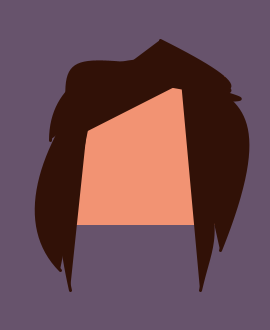
Frame 1 (no input)
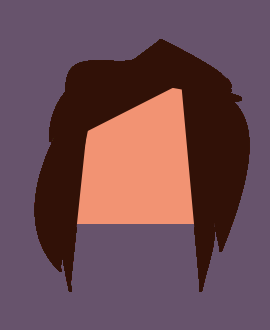
Frame 60 (the mouse pressed at the canvas centre just before this capture)
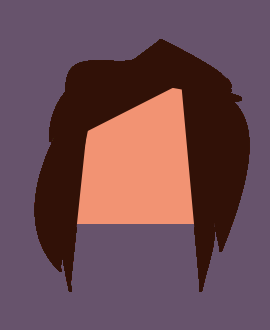
Frame 120 (the mouse held since frame 60 and released just before this capture)

The Processing sketch that drew these frames (run headless with seeded random() and noise(); from frame 60 on, the mouse is pressed at the canvas centre):

// Processing sketch: processing_7670
// ── processing_7670.pde

/* 
 Pre-Mature Greying 
 by Sarah Stern
 
 I had purple hair before I came to Bard. 
 This is why I dyed it back before I arrived.
 Click d, f, g, h in succession to watch what happens when it begins to fade.
 */


void setup()
{
  size(270, 330);
  smooth(); 
  //background(188, 206, 73);
  background(103, 83, 108);
}

void draw()
{
  {
    //rectangle face
    fill(242, 147, 115); 
    stroke(103, 83, 108);
    rect(75, 75, 150, 150); 
  }
  //bezier hair
  smooth();
  fill(49, 17, 7);
  stroke(49, 17, 7);
  strokeWeight(3);
  {
    //top hair
    bezier (208, 70, 60, 60, 60, 40, 70, 140); 
    //left side hair
    bezier (100, 70, 35, 150, 15, 225, 60, 270);
    //inner left side hair
    bezier (90, 100, 60, 170, 50, 200, 70, 290);
    //inner right side hair
    bezier (180, 70, 225, 250, 215, 225, 200, 290);
    //right side hair 
    bezier (220, 250, 280, 100, 230, 100, 180, 70);
    //right middle tuft 
    bezier (160, 40, 280, 100, 230, 100, 120, 70);  
    //right middle tuft 
    bezier (160, 60, 280, 100, 230, 100, 120, 75); 
    //right bottom tuft
    bezier (190, 100, 280, 100, 230, 100, 180, 75); 
    //dyed part
    bezier (150, 65, 200, 60, 50, 40, 50, 140); 
  }
  //dye hair
  if (key == 'd')
  {
    {
      //purple hair
      stroke(144, 4, 105);
      fill(144, 4, 105);
      bezier (150, 65, 200, 60, 50, 40, 50, 140);  
    } 
    //smile
    {
      fill(90, 25, 41);
      stroke(116, 35, 54);
      bezier(105, 180, 180, 180, 150, 150, 160, 170); 
    }
    {
      //eyes
      stroke(116, 35, 54);
      strokeWeight(5);
      point(115, 160);
      point(145, 152);
    }

  }

  //fade hair
  if (key == 'f')
  {
    {
      stroke(240, 99, 226);
      fill (240, 99, 226);
      bezier (150, 65, 200, 60, 50, 40, 50, 140);  
    }
    //ambivalent mouth

    {
      stroke(116, 35, 54);
      line(105, 180, 160, 180);
    }
    {
      //eyes
      stroke(116, 35, 54);
      strokeWeight(5);
      point(115, 160);
      point(145, 152);
    }
  }
  //gray hair
  if (key == 'g')
  {
    {
      stroke (255, 196, 249);
      fill (255, 196, 249); 
      bezier (150, 65, 200, 60, 50, 40, 50, 140);
    }
    {
      //eyes
      stroke(116, 35, 54);
      strokeWeight(5);
      point(115, 160);
      point(145, 152);
    }
    {
      //frown
      stroke(116, 35, 54);
      line (120, 180, 130, 180);
    }

  } 
  if (key == 'h')
    //smile
  {
    {
      fill(90, 25, 41);
      stroke(116, 35, 54);
      bezier(105, 180, 180, 180, 150, 150, 160, 170); 
    }
    {
      //eyes
      stroke(116, 35, 54);
      strokeWeight(5);
      point(115, 160);
      point(145, 152);
    }
  }
}
